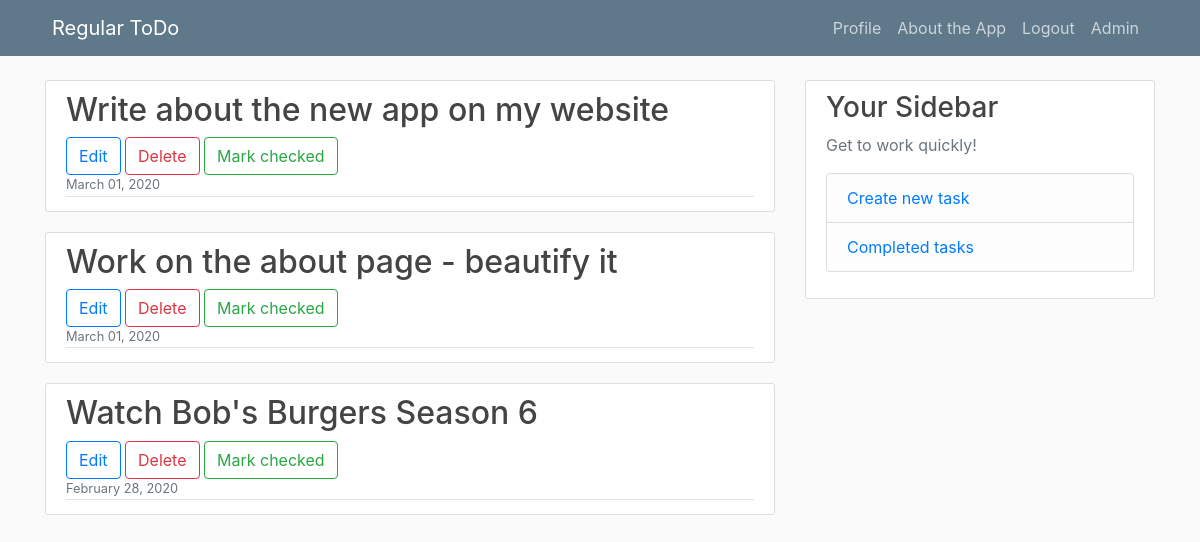
Page / (signed in) on the earlier database version.
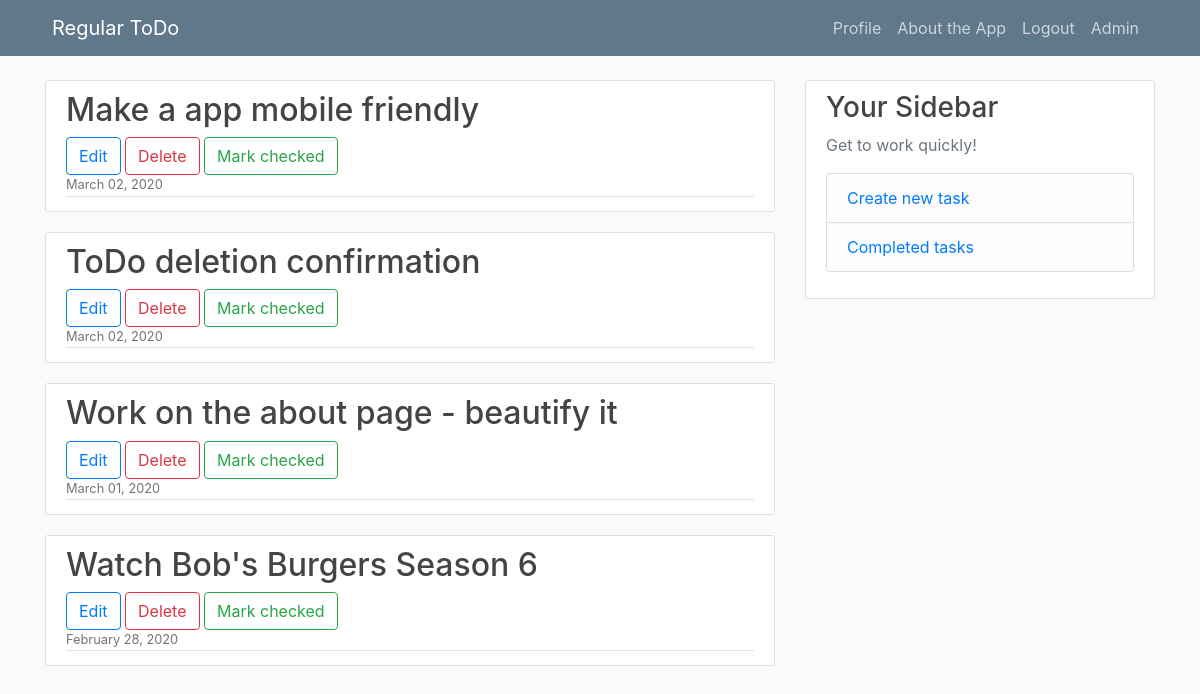
Same page on the later database version.
### ToDo/models.py (models this page shows, shortened)
class ToDo(models.Model):
    title = models.CharField(max_length=100)
    date_posted = models.DateTimeField(default=timezone.now)
    creator = models.ForeignKey(User, on_delete=models.CASCADE)
    is_checked = models.BooleanField(default=False)

### ToDo/views.py (the view)
# urls.py: path('', TodoListView.as_view(), name="todo-home"),
class TodoListView(ListView):
    model = ToDo
    template_name = "ToDo/home.html"
    context_object_name = "todos"
    ordering = ["-date_posted"]

### ToDo/templates/ToDo/home.html (shortened to what this page needs)
{% extends "ToDo/base.html" %}
{% block content %}
{% load crispy_forms_tags %}
{% load user_agents %}
    {% if user.is_authenticated %}
        {% if user.profile.todos == 0 %}
            <div class="container-fluid">
                <h2>You are on top of the world!</h2>
            </div>
        {% else %}
            {% for todo in todos %}
                {% if user.username|lower == todo.creator|lower and not todo.is_checked %}
                    <article class="media content-section">
                        <div class="media-body">
                            <h2><a class="article-title">{{ todo.title }}</a></h2>
                            <button onclick="location.href='{% url 'todo-edit' todo.pk %}'" class="btn btn-outline-primary" type="submit">Edit</button>
                            <button onclick="location.href='{% url 'todo-delete' todo.pk %}'" class="btn btn-outline-danger" type="submit">Delete</button>
                            <button onclick="location.href='{% url 'todo-check' todo.pk %}'" class="btn btn-outline-success" type="submit">Mark checked</button>
                            <br>
                            <div class="article-metadata">
                                <small class="text-muted">{{ todo.date_posted|date:"F d, Y" }}</small>
                            </div>
                        </div>
                    </article>
                {% endif %}
            {% endfor %}
        {% endif %}
    {% endif %}
{% endblock content %}

### ToDo/templates/ToDo/base.html (shortened to what this page needs)
{% load static %}
{% load user_agents %}
<html>
<head>
    <link rel="stylesheet" href="https://maxcdn.bootstrapcdn.com/bootstrap/4.0.0/css/bootstrap.min.css">
    <link rel="stylesheet" type="text/css" href="{% static 'ToDo/main.css' %}">
</head>
<body>
    <header class="site-header">
        <nav class="navbar navbar-nav navbar-dark bg-steel navbar-expand-md fixed-top nav-fill">
          <div class="container">
            <a style="padding-left:15px" class="navbar-brand mr-4" href="{% url 'todo-home' %}">Regular ToDo</a>
            <div class="collapse navbar-collapse" id="navbarToggle">
              <div class="navbar-nav">
                {% if user.is_authenticated %}
                    <a class="nav-item nav-link" href="{% url 'profile' %}">Profile</a>
                    {% if request.path != "/about/" %}
                        <a class="nav-item nav-link" href="{% url 'todo-about' %}">About the App</a>
                    {% endif %}
                    <a class="nav-item nav-link" href="{% url 'logout' %}">Logout</a>
                    {% if user.is_superuser %}
                        <a class="nav-item nav-link" href="{% url 'admin:index' %}">Admin</a>
                    {% endif %}
                {% endif %}
              </div>
            </div>
          </div>
        </nav>
    </header>
    <main role="main" class="container">
        <div class="row">
            <div class="col-md-8">
                {% block content %}{% endblock %}
            </div>
            {% if user.is_authenticated and request.path != "/about/" %}
                <div class="col-md-4">
                    <div class="content-section">
                        <h3>Your Sidebar</h3>
                        <p class='text-muted'>Get to work quickly!
                            <ul class="list-group">
                                <li class="list-group-item list-group-item-light"><a href="{% url 'todo-create' %}">Create new task</a></li>
                                <li class="list-group-item list-group-item-light"><a href="{% url 'todo-completed' %}">Completed tasks</a></li>
                            </ul>
                        </p>
                    </div>
                </div>
            {% endif %}
        </div>
    </main>
</body>
</html>

### static/ToDo/main.css (style rules this page uses)
body { background: #fafafa; color: #333333; margin-top: 5rem; }
h1, h2, h3, h4, h5, h6 { color: #444444; }
ul { margin: 0; }
.bg-steel { background-color: #5f788a; }
.site-header .navbar-nav .nav-link { color: #cbd5db; }
.content-section { background: #ffffff; padding: 10px 20px; border: 1px solid #dddddd; border-radius: 3px; margin-bottom: 20px; }
.article-title { color: #444444; }
.article-metadata { padding-bottom: 1px; margin-bottom: 4px; border-bottom: 1px solid #e3e3e3 }

Differences in the rows shown:
no longer on this page (row edited): ToDo: title "Write about the new app on my website", date_posted "March 01, 2020"
added ToDo: title "Make a app mobile friendly", date_posted "March 02, 2020"
added ToDo: title "ToDo deletion confirmation", date_posted "March 02, 2020"
